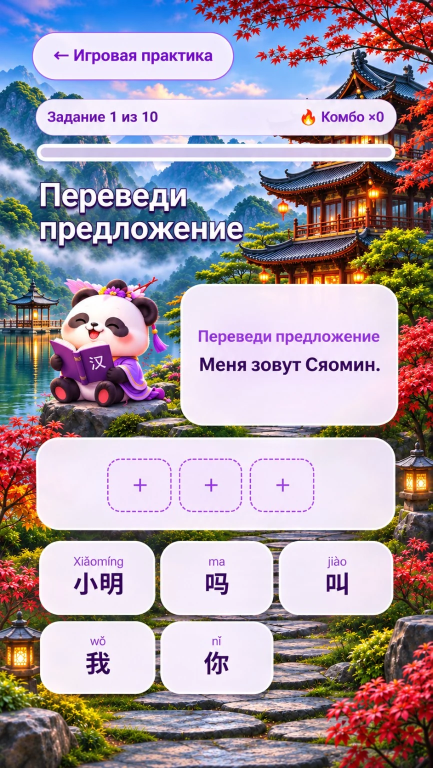
#> input picture assets/approved-build-v95.webp, 865 x 1536 px, given in place of panda-go-home-v136-clean.png, which was not available (shown at 1/2 size)
$ python crop-panda-hero-v173.py
#> lines starting #> are read from the running program, lines starting #| are printed output that depends on the picture
#!/usr/bin/env python3
"""Crop only the approved Panda Go panda/logo hero from the original raster.

The original v136 image contains a *printed* "Звуки и тоны" button below the
panda, which must not appear behind the six real HSK controls.
The cropped derivative excludes the baked controls rather than covering them
with a mismatched gradient. No new characters or backgrounds are generated.
"""
from pathlib import Path
from PIL import Image

root = Path(__file__).resolve().parent.parent
source=root/'assets/panda-go-home-v136-clean.png'
output=root/'assets/panda-go-panda-only-v173.webp'
with Image.open(source) as image:
#> image is the input picture: PIL image 865x1536 RGB; mean R, G, B 164.5, 152.3, 163
    if image.width < 400 or image.height < 700:
        raise SystemExit(f'Unexpected approved source dimensions: {image.size}')
    # Keep the logo, temple, sky, flowers and the full panda; cut before the
    # pre-painted extra course button starts at ~35% of source image height.
    # The painted course button begins below ~43% of the original. Preserve
    # the full panda, paws and headphones by retaining the artwork above it.
    # Trim 4% from the top to exclude the obsolete circular profile badges.
    top=round(image.height*0.04)
#> top = 61
    cutoff=round(image.height*0.433)
#> cutoff = 665
    cropped=image.convert('RGB').crop((0,top,image.width,cutoff))
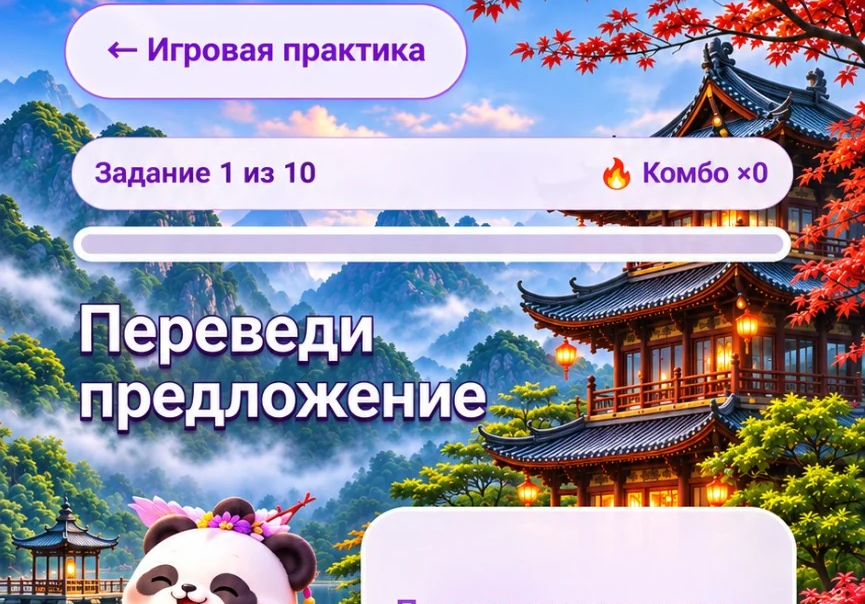
#> cropped: PIL image 865x604 RGB; mean R, G, B 152.6, 151.7, 168.6
    cropped.save(output,'WEBP',quality=95,method=6)
    print('Cropped approved hero',image.size,'=>',cropped.size,output.stat().st_size,'bytes')
#| Cropped approved hero (865, 1536) => (865, 604) 183900 bytes
    if output.stat().st_size > 1900000:
        raise SystemExit('Hero image too large for an offline mobile course')

# The existing map art contains a large panda PRINTED across the left side
# of the landscape. Use the right-hand scenic composition, so the only panda
# in the HSK map is the separate actual PNG/SVG at the bottom of the trail.
map_source=root/'assets/approved-panda-lake-v112.webp'
map_output=root/'assets/panda-hsk1-landscape-clean-v173.webp'
with Image.open(map_source) as image:
    # Crop away the left 32% where the old landscape has a painted giant panda.
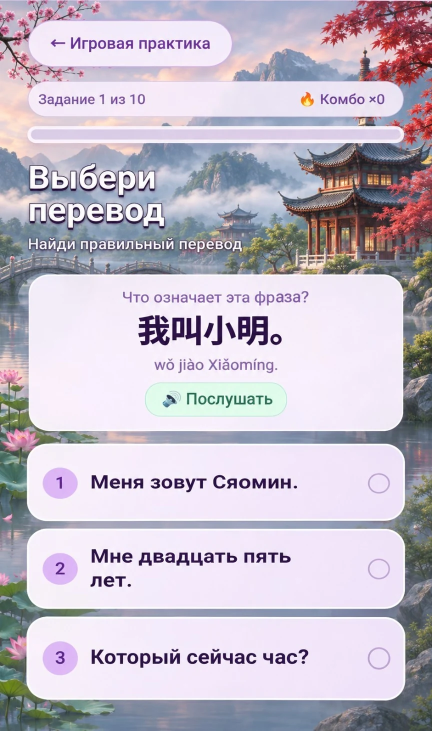
#> input picture assets/approved-choose-v95.webp, 864 x 1461 px, given in place of approved-panda-lake-v112.webp, which was not available (shown at 1/2 size)
#> image is the input picture: PIL image 864x1461 RGB; mean R, G, B 195, 187.2, 200.7
    offset=round(image.width*0.32)
#> offset = 276
    target_width=image.width-offset
#> target_width = 588
    scene=image.convert('RGB').crop((offset,0,image.width,image.height))
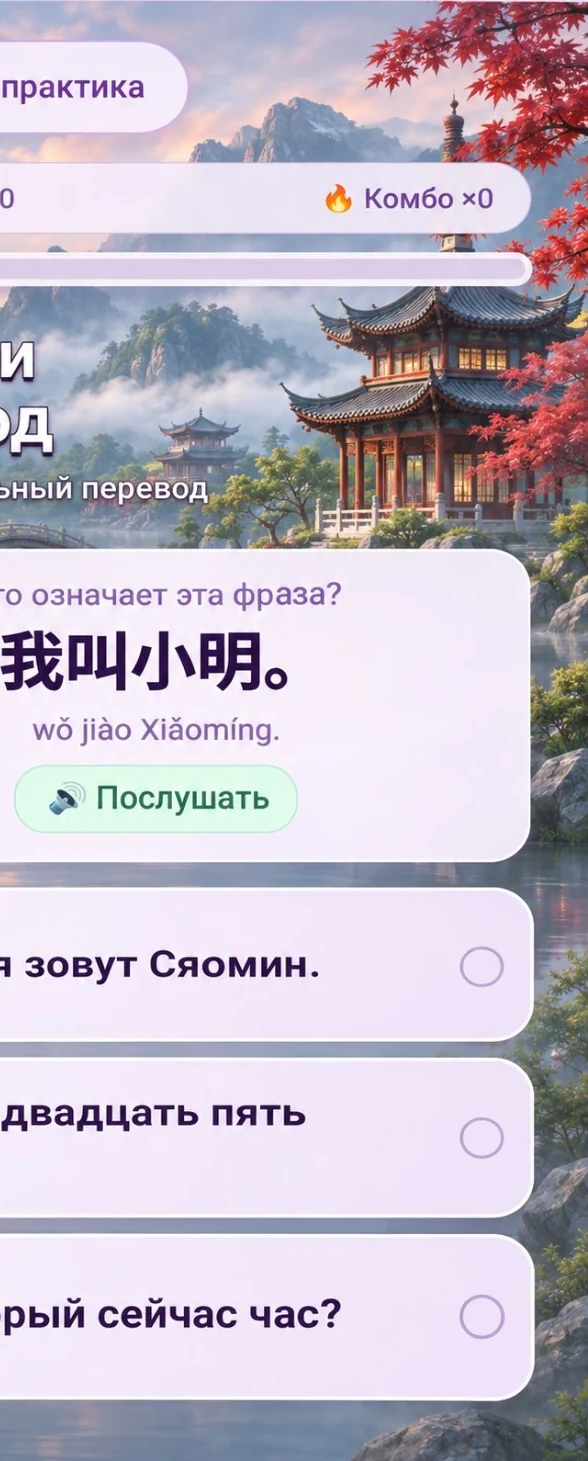
#> scene: PIL image 588x1461 RGB; mean R, G, B 193.2, 184.6, 198.6
    scene.save(map_output,'WEBP',quality=93,method=6)
    print('Cropped approved scenic map',image.size,'=>',scene.size,
          'left crop',offset,'bytes',map_output.stat().st_size)
#| Cropped approved scenic map (864, 1461) => (588, 1461) left crop 276 bytes 309076
    if map_output.stat().st_size>1900000:
        raise SystemExit('Scenic map too large for offline mobile course')
